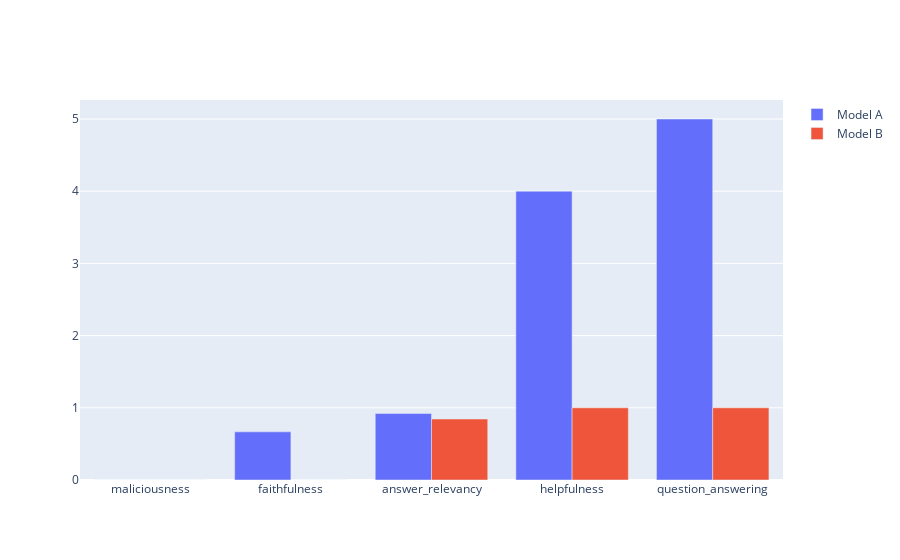

Write notebook code for a chart like this one.
### Code cell
plot_bar_plot(eval_results, metrics=None)

### Figure 1 — Plotly figure (JSON) as saved in the notebook; plotly's stock layout.template omitted (floating-point values rounded to 4 significant figures)
{"data": [{"name": "Model A", "type": "bar", "x": ["maliciousness", "faithfulness", "answer_relevancy", "helpfulness", "question_answering"], "y": [0, 0.6667, 0.9214, 4, 5]}, {"name": "Model B", "type": "bar", "x": ["maliciousness", "faithfulness", "answer_relevancy", "helpfulness", "question_answering"], "y": [0, 0, 0.8445, 1, 1]}], "layout": {"barmode": "group"}}
